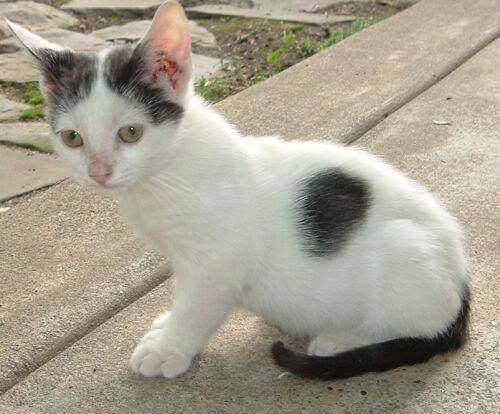
#> input picture cat.jpg, 500 x 414 px, given in place of cat.png, which was not available
$ jupyter execute --allow-errors '图像特征.ipynb'   (shell and % lines are left out)   (text cells are left out)
#> lines starting #> are read from the running program, lines starting #| are printed output that depends on the picture; pictures that were not available may be replaced by others from this repository, and a replacement may not be noted
[cell 1]
import skimage
import numpy as np
import pandas as pd
import matplotlib.pyplot as plt
from skimage import io
#opencv tensorflow

[cell 2]
cat = io.imread('./datasets/cat.png')
#> cat is the input picture: shape (414, 500, 3); mean R, G, B 165.9, 159.9, 144.3
dog = io.imread('./datasets/dog.png')
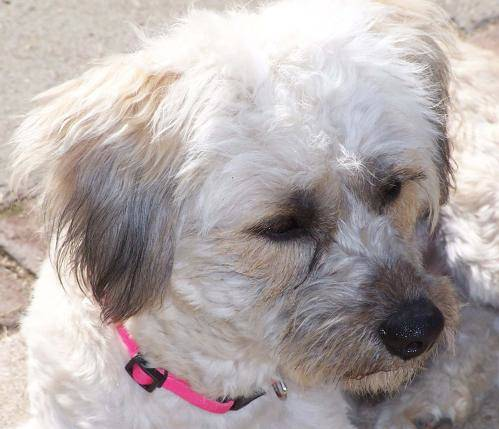
#> input picture opencv计算机视觉实战/图像操作/dog.jpg, 499 x 429 px, given in place of dog.png, which was not available
#> dog is the input picture: shape (429, 499, 3); mean R, G, B 178.9, 169.9, 169.1
df = pd.DataFrame(['Cat', 'Dog'], columns=['Image'])


print(cat.shape, dog.shape)
#| (414, 500, 3) (429, 499, 3)

[cell 3]
cat #0-255,越小的值代表越暗，越大的值越亮

[cell 4]
#coffee = skimage.transform.resize(coffee, (300, 451), mode='reflect')
fig = plt.figure(figsize = (8,4))
ax1 = fig.add_subplot(1,2, 1)
ax1.imshow(cat)
ax2 = fig.add_subplot(1,2, 2)
ax2.imshow(dog)
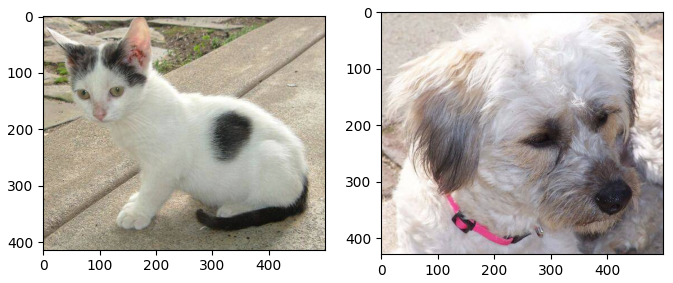
#> figure drawn by matplotlib, 2 panels

[cell 5]
dog_r = dog.copy() # Red Channel
dog_r[:,:,1] = dog_r[:,:,2] = 0 # set G,B pixels = 0
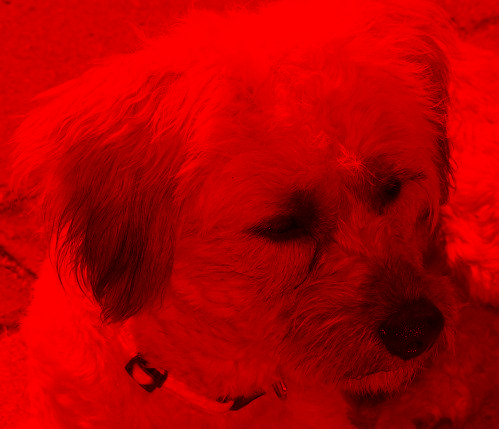
#> dog_r: shape (429, 499, 3); mean R, G, B 178.9, 0, 0
dog_g = dog.copy() # Green Channel
dog_g[:,:,0] = dog_r[:,:,2] = 0 # set R,B pixels = 0
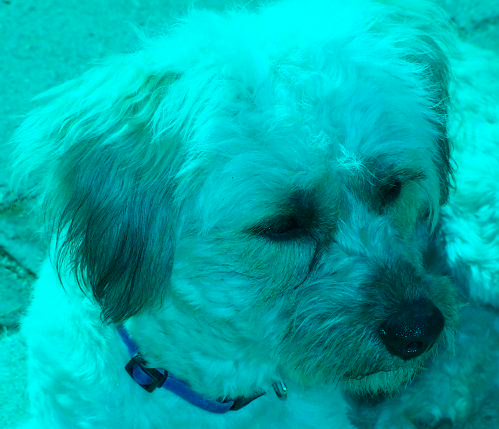
#> dog_g: shape (429, 499, 3); mean R, G, B 0, 169.9, 169.1
dog_b = dog.copy() # Blue Channel
dog_b[:,:,0] = dog_b[:,:,1] = 0 # set R,G pixels = 0
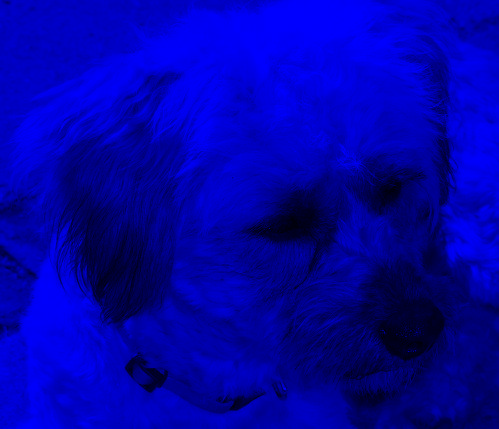
#> dog_b: shape (429, 499, 3); mean R, G, B 0, 0, 169.1

plot_image = np.concatenate((dog_r, dog_g, dog_b), axis=1)
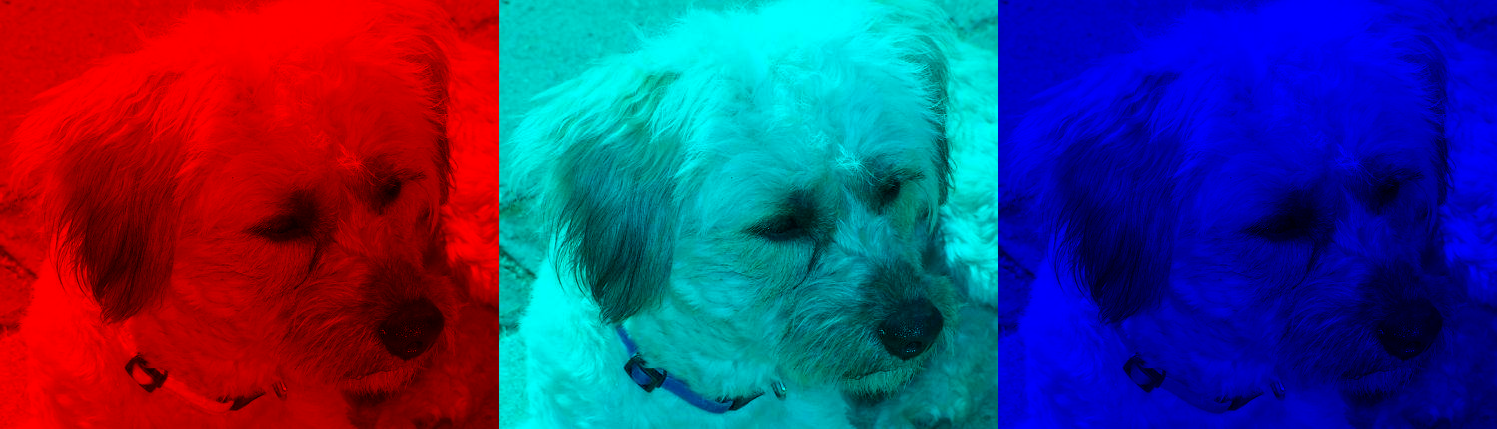
#> plot_image: shape (429, 1497, 3); mean R, G, B 59.6, 56.6, 112.7
plt.figure(figsize = (10,4))
plt.imshow(plot_image)
